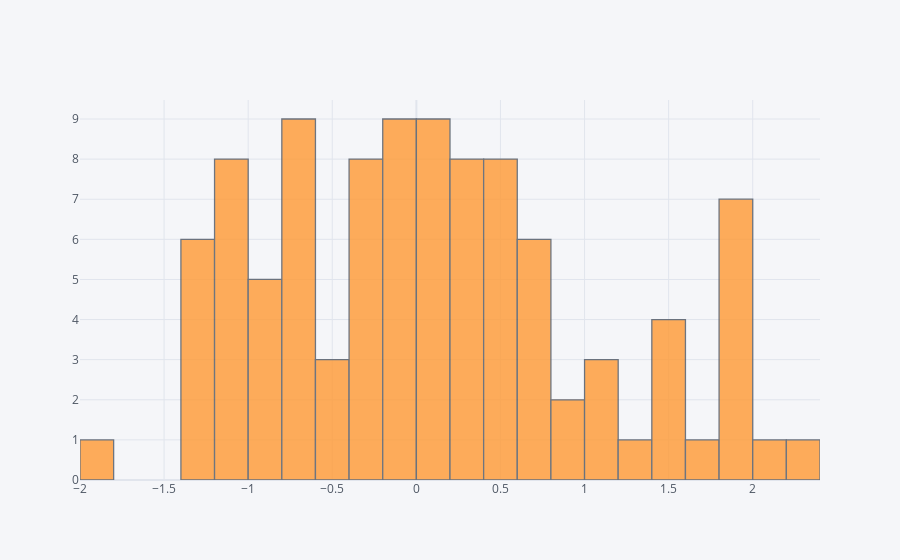

Notebook source saved alongside this figure:
### Markdown cell above
## histogram

### Code cell
df['A'].iplot(kind = 'hist', bins = 25)

### Figure 1 — Plotly figure (JSON) as saved in the notebook; plotly's stock layout.template omitted (floating-point values rounded to 4 significant figures)
{"data": [{"opacity": 0.8, "name": "A", "histnorm": "", "nbinsx": 25, "histfunc": "count", "marker": {"color": "rgba(255, 153, 51, 1.0)", "line": {"color": "#4D5663", "width": 1.3}}, "x": [0.4945, 0.03453, -0.7946, 1.903, 0.006169, -0.6469, 0.4826, -0.7343, -0.3479, 1.914, 1.901, 0.6085, 0.7118, -1.146, -0.1833, -0.1206, 0.628, 2.397, 0.2535, 0.3034, 1.912, -0.4163, 0.06775, -0.697, -1.193, -0.9052, 1.136, -0.8072, 1.597, 0.8549, 0.008055, -0.1875, 1.861, 0.4492, -1.107, -1.21, -1.386, -0.3786, 0.6745, -1.079, 0.09231, -0.1191, -0.009321, 0.8237, -1.225, 0.7655, 1.489, 0.6332, 0.0178, -0.1064, -0.2561, -0.1609, -0.5629, 0.245, -1.025, -0.2343, -0.6236, -1.004, 0.4412, -0.139, 0.491, 1.628, -0.8157, 0.2591, 1.806, -0.2624, -1.204, 0.08229, 0.2463, 0.08211, 1.205, -1.18, -0.5265, -0.2598, 0.3662, -0.653, 1.568, 0.05769, -1.257, -0.686, -1.851, -0.9653, 1.113, 0.3907, -0.6385, -0.8403, 0.4822, -0.2934, -0.127, 0.3673, 1.964, -1.164, 1.474, -1.317, 2.061, 1.039, -0.3599, 0.5823, 0.5781, -0.791], "type": "histogram", "orientation": "v"}], "layout": {"xaxis": {"tickfont": {"color": "#4D5663"}, "zerolinecolor": "#E1E5ED", "title": {"text": "", "font": {"color": "#4D5663"}}, "gridcolor": "#E1E5ED", "showgrid": true}, "title": {"font": {"color": "#4D5663"}}, "paper_bgcolor": "#F5F6F9", "plot_bgcolor": "#F5F6F9", "yaxis": {"tickfont": {"color": "#4D5663"}, "zerolinecolor": "#E1E5ED", "title": {"text": "", "font": {"color": "#4D5663"}}, "gridcolor": "#E1E5ED", "showgrid": true}, "barmode": "overlay", "legend": {"bgcolor": "#F5F6F9", "font": {"color": "#4D5663"}}}}
